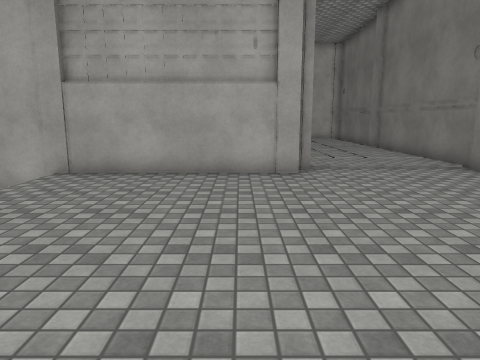
View 1 (above)

17 first-person views from a walk through a Unity game level. The camera is 1.4 m above the floor, tilts 10° down and sees 70° across. The floor is counted in squares, 1 m on a side. Each view is taken from the middle of a square. On the plan, view 1 faces up. The plan holds only what a view shows up to about 15 squares ahead; the rest is blank. Surface patterns are stand-ins for the level's own textures.

View 2
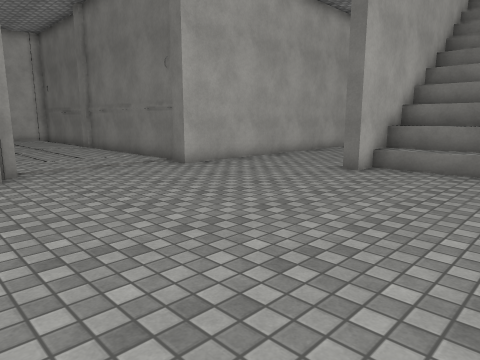

View 3
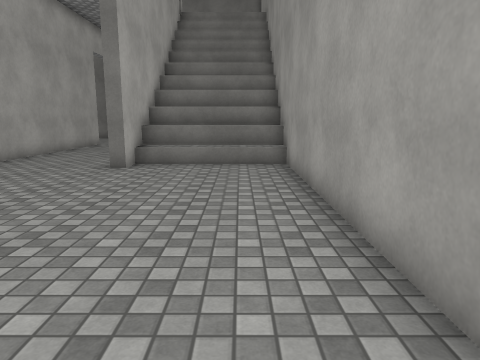

View 4
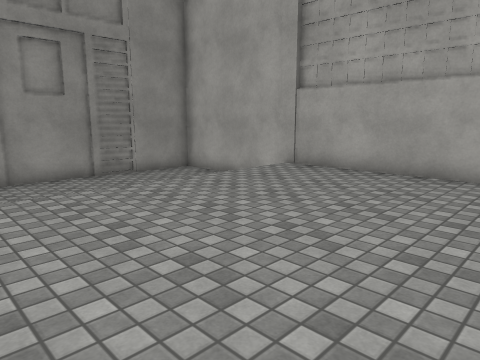

View 5
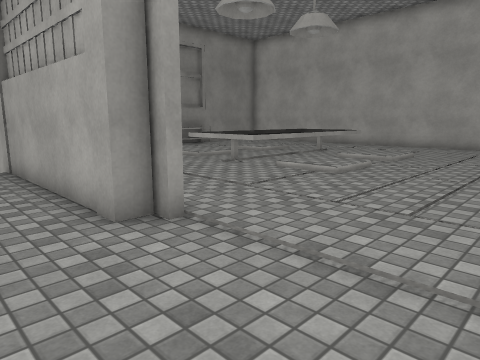

View 6
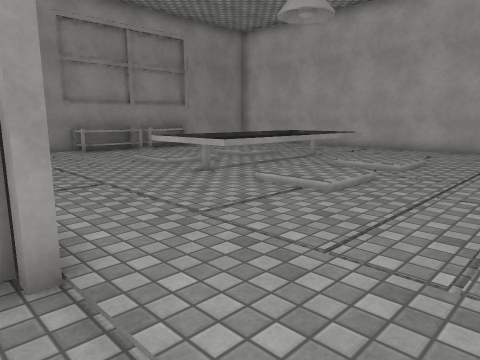

View 7
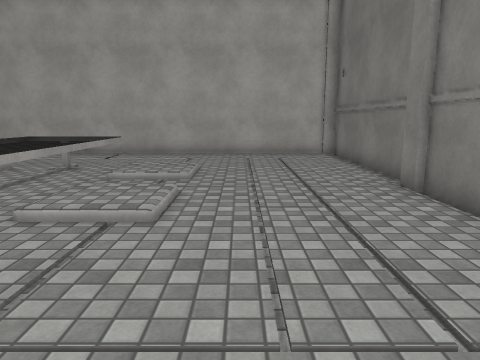

View 8
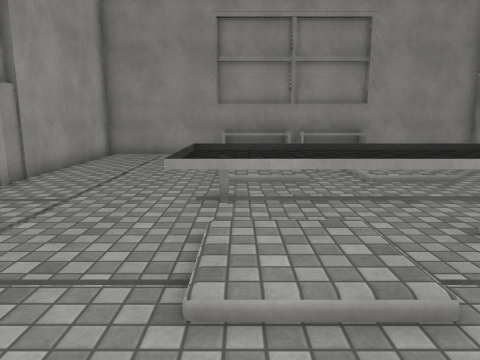

View 9
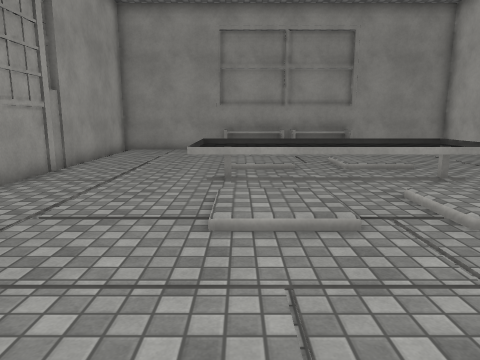

View 10
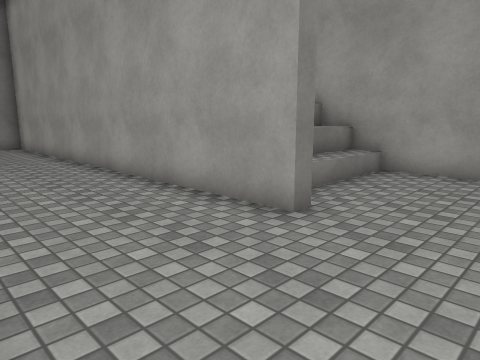

View 11
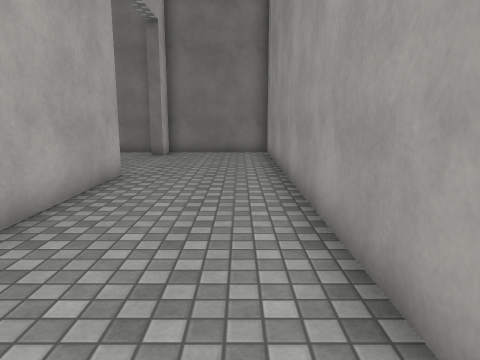

View 12
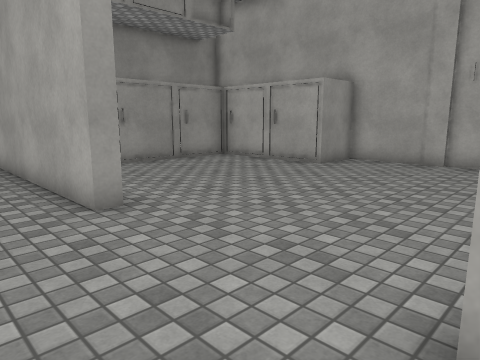

View 13
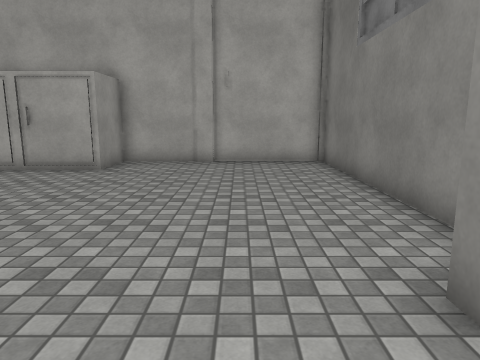

View 14
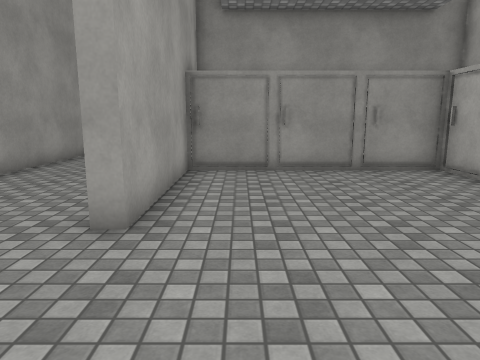

View 15
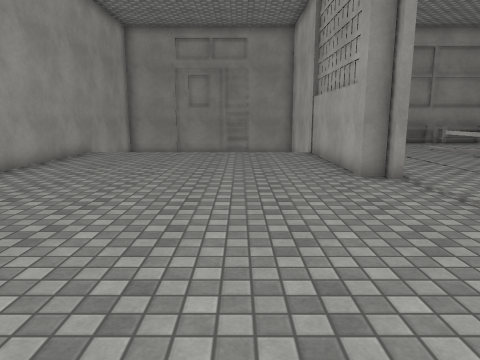

View 16
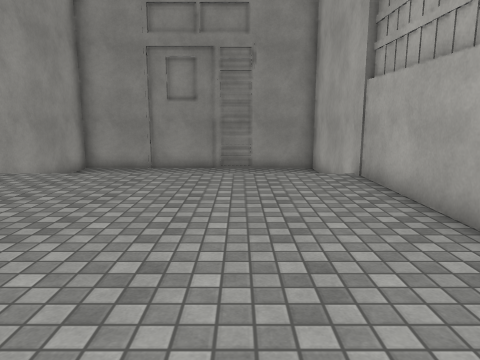

View 17
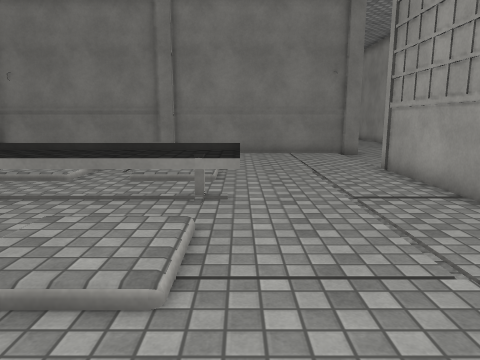

### Floor plan
Key: @ floor where view 1 was taken; # wall or solid block; . main floor; : floor 0.25 m higher than the main floor; / step, stairs or slope; = window, fence, low wall or low ledge; ^ raised ledge; v drop or lower ground.
Columns run from 11 left of view 1 to 25 right of it. Each row starts with its distance up from view 1.
 25  ##################
 24  # ..  ...........#
 23  # ...............#
 22  # ...............#
 21  # ........  .....#
 20  ^=.  //^^^///....#
 19  ^^.  ::=^=/:/....#          ########
 18  ^^...::^^^=//....#          #......#
 17  ^......^^^.......#     ######......#
 16  ^^...::=^=/:/....#     #...........#
 15  ^^...::=^=/:/....#     #...........#
 14  #......===.......#     #...........#
 13  #................#     #...........#
 12  #................#     #...........#
 11  #................#     #...........#
 10  #......#####.....#     #...........#
  9  v###########.....############.....##
  8  vvv  v.............................#
  7  vvv  v.............................#
  6  vvv  v.............................#
  5  vvv  v.............#################
  4  vvv  v.............##^##
  3 #vvv  v............../^^#
  2  vvv  v............../^^#
  1  vv   v............../^^#
  0  vvvvvv....@........./^^#
 -1        ##################

Where each view was taken, in squares from view 1:
view 1: 0 up, 0 right, facing up
view 2: 0 up, 0 right, facing up-right
view 3: 1 up, 1 left, facing right
view 4: 0 up, 2 right, facing up-left
view 5: 7 up, 6 right, facing up-left
view 6: 9 up, 5 right, facing up-left
view 7: 10 up, 3 right, facing up
view 8: 15 up, 4 right, facing left
view 9: 15 up, 6 right, facing left
view 10: 9 up, 6 right, facing down-right
view 11: 6 up, 10 right, facing right
view 12: 7 up, 24 right, facing up-left
view 13: 7 up, 22 right, facing up
view 14: 11 up, 23 right, facing left
view 15: 6 up, 10 right, facing left
view 16: 6 up, 4 right, facing left
view 17: 14 up, 8 left, facing right
